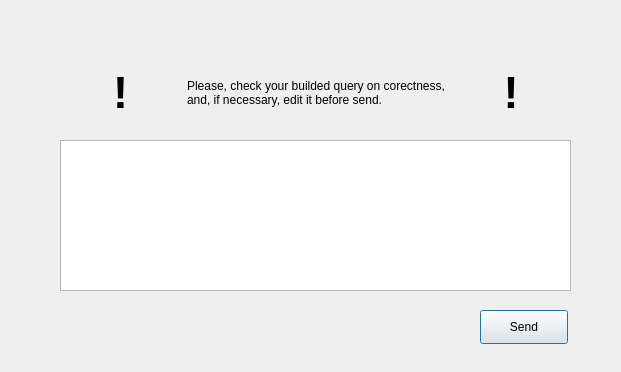
<?xml version="1.0" encoding="UTF-8"?>
<ui version="4.0">
 <class>insertTupleConfirm</class>
 <widget class="QDialog" name="insertTupleConfirm">
  <property name="geometry">
   <rect>
    <x>0</x>
    <y>0</y>
    <width>621</width>
    <height>372</height>
   </rect>
  </property>
  <property name="windowTitle">
   <string>Dialog</string>
  </property>
  <widget class="QPlainTextEdit" name="plainTextEdit">
   <property name="geometry">
    <rect>
     <x>60</x>
     <y>140</y>
     <width>511</width>
     <height>151</height>
    </rect>
   </property>
  </widget>
  <widget class="QPushButton" name="sendButton">
   <property name="geometry">
    <rect>
     <x>480</x>
     <y>310</y>
     <width>88</width>
     <height>34</height>
    </rect>
   </property>
   <property name="text">
    <string>Send</string>
   </property>
  </widget>
  <widget class="QWidget" name="">
   <property name="geometry">
    <rect>
     <x>60</x>
     <y>60</y>
     <width>511</width>
     <height>65</height>
    </rect>
   </property>
   <layout class="QHBoxLayout" name="horizontalLayout">
    <item>
     <widget class="QLabel" name="label_2">
      <property name="font">
       <font>
        <pointsize>34</pointsize>
        <weight>75</weight>
        <bold>true</bold>
       </font>
      </property>
      <property name="text">
       <string>!</string>
      </property>
      <property name="alignment">
       <set>Qt::AlignCenter</set>
      </property>
     </widget>
    </item>
    <item>
     <widget class="QLabel" name="label">
      <property name="text">
       <string>Please, check your builded query on corectness, and, if necessary, edit it before send.</string>
      </property>
      <property name="wordWrap">
       <bool>true</bool>
      </property>
     </widget>
    </item>
    <item>
     <widget class="QLabel" name="label_3">
      <property name="font">
       <font>
        <pointsize>34</pointsize>
        <weight>75</weight>
        <bold>true</bold>
       </font>
      </property>
      <property name="text">
       <string>!</string>
      </property>
      <property name="alignment">
       <set>Qt::AlignCenter</set>
      </property>
     </widget>
    </item>
   </layout>
  </widget>
 </widget>
 <resources/>
 <connections/>
</ui>
